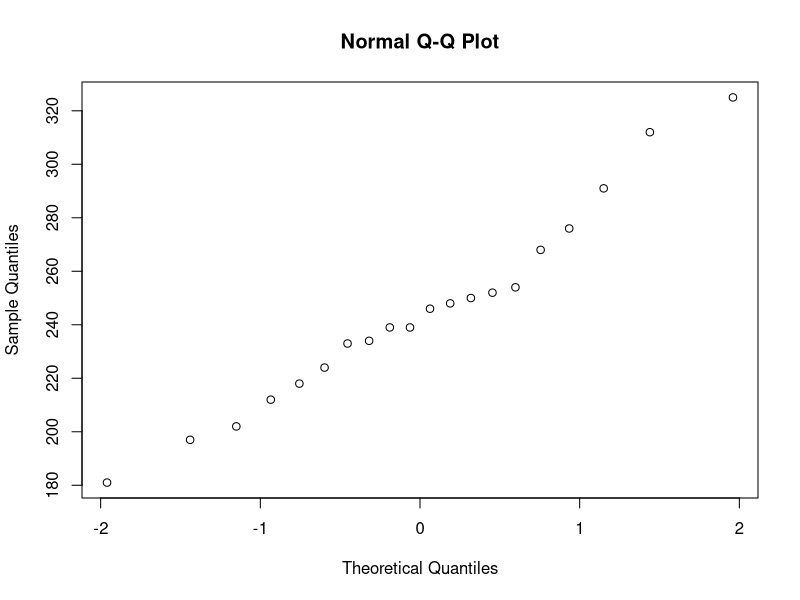
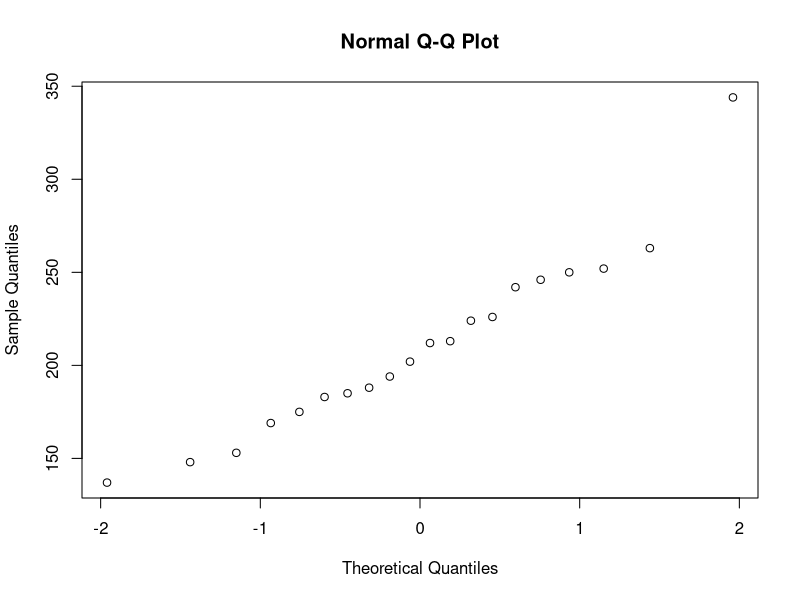
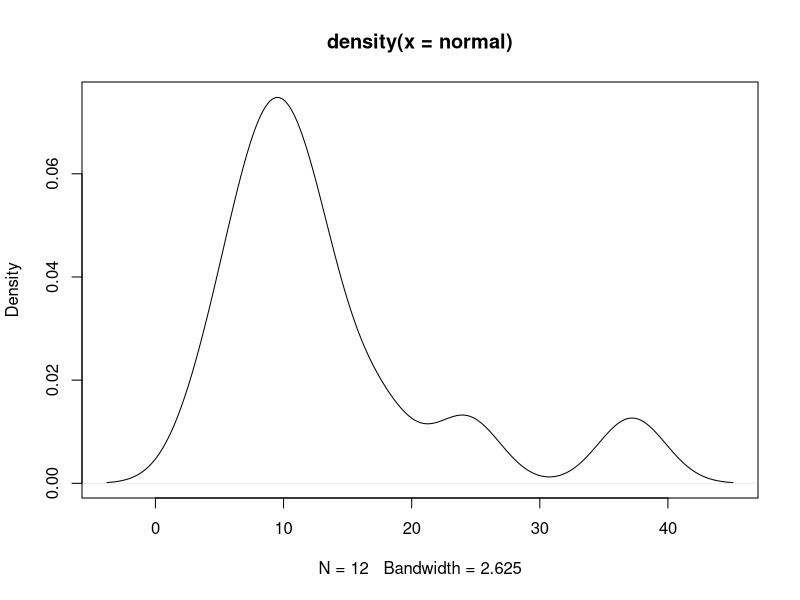
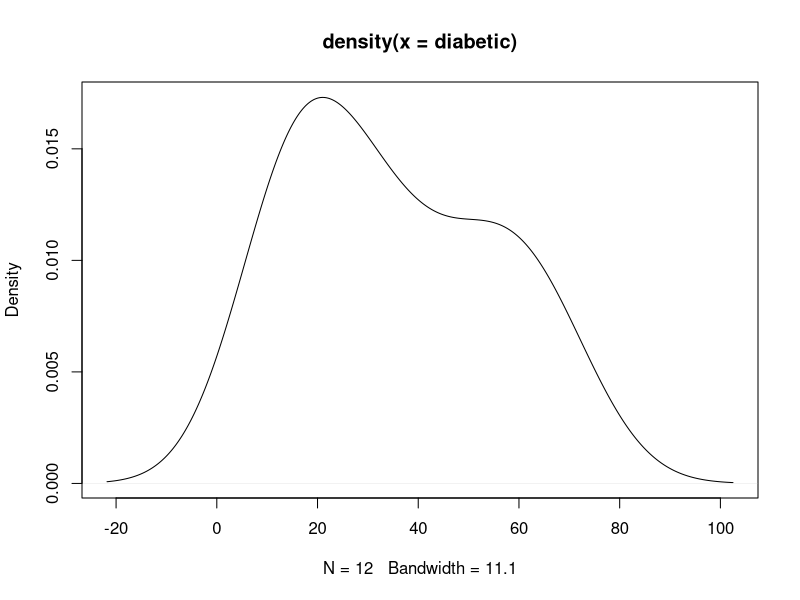
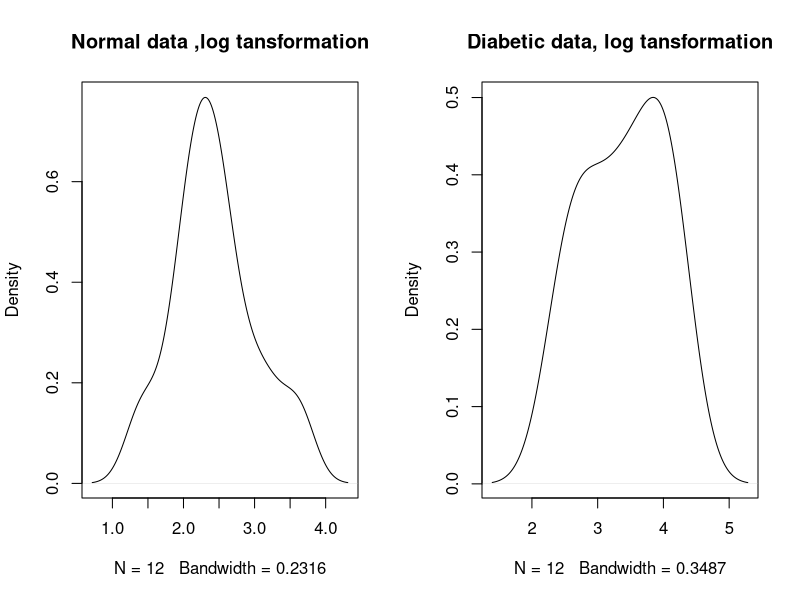
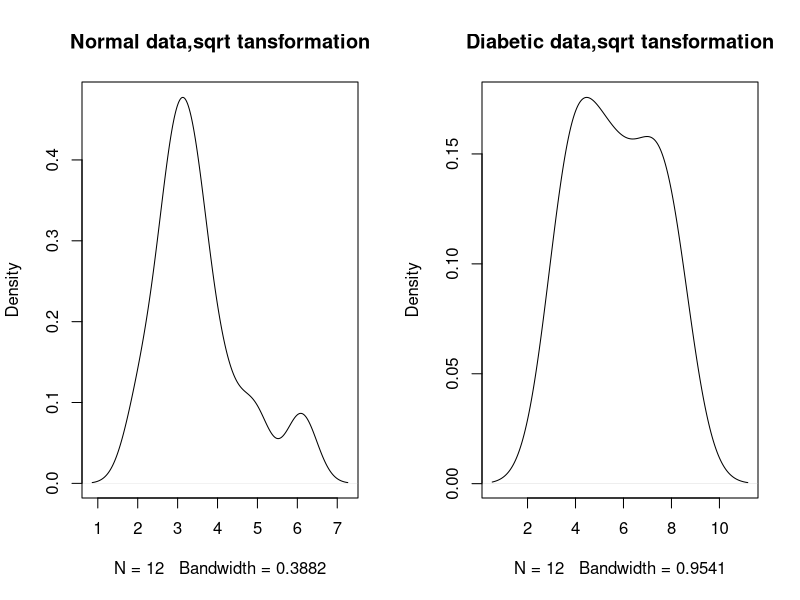
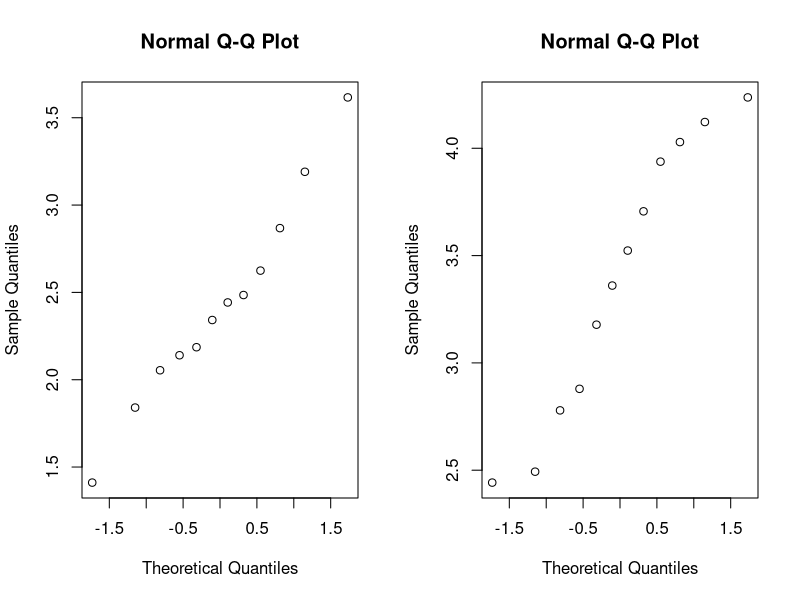
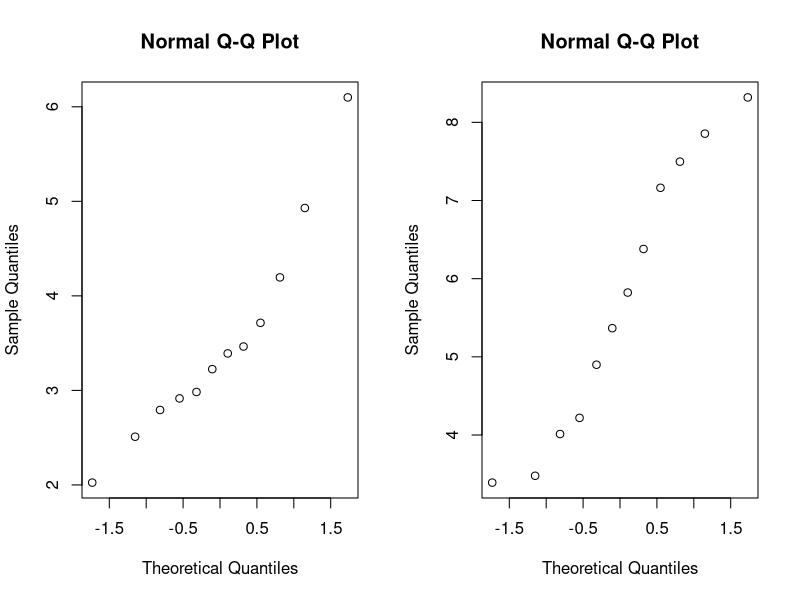

Here is the R script that generated these plots, in order:
## ---- chunk 1
knitr::opts_chunk$set(echo = TRUE)
## ---- chunk 2

n<-10

mu1<-53
mu2<-41.5

sd1<-19
sd2<-17

xbar <- 11.5

sdbar <- 21

t=(xbar-0)/(sdbar/sqrt(n))
t


## ---- chunk 3
p=2*(1-pt(t,df=9))
p
## ---- chunk 4
q <- qt(0.975,df=9)
q
#lower-limit
xbar-q*sdbar/sqrt(n)

#upper-limit
xbar+q*sdbar/sqrt(n)
## ---- chunk 5
xbar<- 68.5
ybar<- 65.5

xsd<-3
ysd<-2.5

n1<- 7
n2<- 7

delta <- 68.5-65.5

q<-qt(0.975,df=11.26)

#lower limit
delta - q*sqrt((xsd**2/n1)+(ysd**2/n2))

#higher limit
delta + q*sqrt((xsd**2/n1)+(ysd**2/n2))
## ---- chunk 6
TypeA <- c(233,291,312,250,246,197,268,224,239,239,254,276,234,181,248,252,202,218,212,325)
TypeB <- c(344,185,263,246,224,212,188,250,148,169,226,175,242,252,153,183,137,202,194,213)

qqnorm(TypeA)

qqnorm(TypeB)

## ---- chunk 7
xbar<- mean(TypeA)
ybar<- mean(TypeB)

sa<-sd(TypeA)
sb<-sd(TypeB)

n1<- length(TypeA)
n2<- length(TypeB)

delta<- xbar - ybar

t <- (xbar-ybar)/sqrt((sa**2/n1)+(sb**2/n2))
t

df<- ((sa**2/n1)+(sb**2/n2))**2/((((sa**2/n1)**2)/(n1-1)) + (((sb**2/n2)**2)/(n2-1)))
df

p=1-pt(t,df)
p

q<-qt(0.95,df=df)
#lower limit
delta - q*sqrt((sa**2/n1)+(sb**2/n2))

#upper limit
delta + q*sqrt((sa**2/n1)+(sb**2/n2))
## ---- chunk 8

normal<- c(4.1,6.3,7.8,8.5,8.9,10.4,11.5,12.0,13.8,17.6,24.3,37.2)
diabetic<- c(11.5,12.1,16.1,17.8,24.0,28.8,33.9,40.7,51.3,56.2,61.7,69.2)
             
plot(density(normal))
plot(density(diabetic))
## ---- chunk 9
# Logarithmic transformation to make them symmetric
par(mfrow= c(1,2))
plot(density(log(normal)), main = 'Normal data ,log tansformation')
plot(density(log(diabetic)), main = 'Diabetic data, log tansformation')

## ---- chunk 10

#sqrt transformation to make it symmetric
par(mfrow= c(1,2))
plot(density(sqrt(normal)), main = 'Normal data,sqrt tansformation')
plot(density(sqrt(diabetic)), main = 'Diabetic data,sqrt tansformation')

## ---- chunk 11
par(mfrow= c(1,2))
qqnorm(log(normal))

qqnorm(log(diabetic))
## ---- chunk 12
par(mfrow= c(1,2))
qqnorm(sqrt(normal))

qqnorm(sqrt(diabetic))
## ---- chunk 13

n_log<- log(normal)
d_log<-log(diabetic)

nlog_mean<- mean(n_log)
dlog_mean<- mean(d_log)

n1<- length(n_log)
n2<-length(d_log)

sl<- sd(n_log)
sd<- sd(d_log)

delta<- dlog_mean - nlog_mean

t<- (delta)/sqrt((sl**2/n1)+(sd**2/n2))
t

df<- ((sl**2/n1)+(sd**2/n2))**2/((((sl**2/n1)**2)/(n1-1)) + (((sd**2/n2)**2)/(n2-1)))
df

p=1-pt(t,df)
p

# CI for 95%

q<-qt(0.975,df=df)
q
#lower limit
exp(delta - q*sqrt((sl**2/n1)+(sd**2/n2)))

#upper limit
exp(delta + q*sqrt((sl**2/n1)+(sd**2/n2)))

